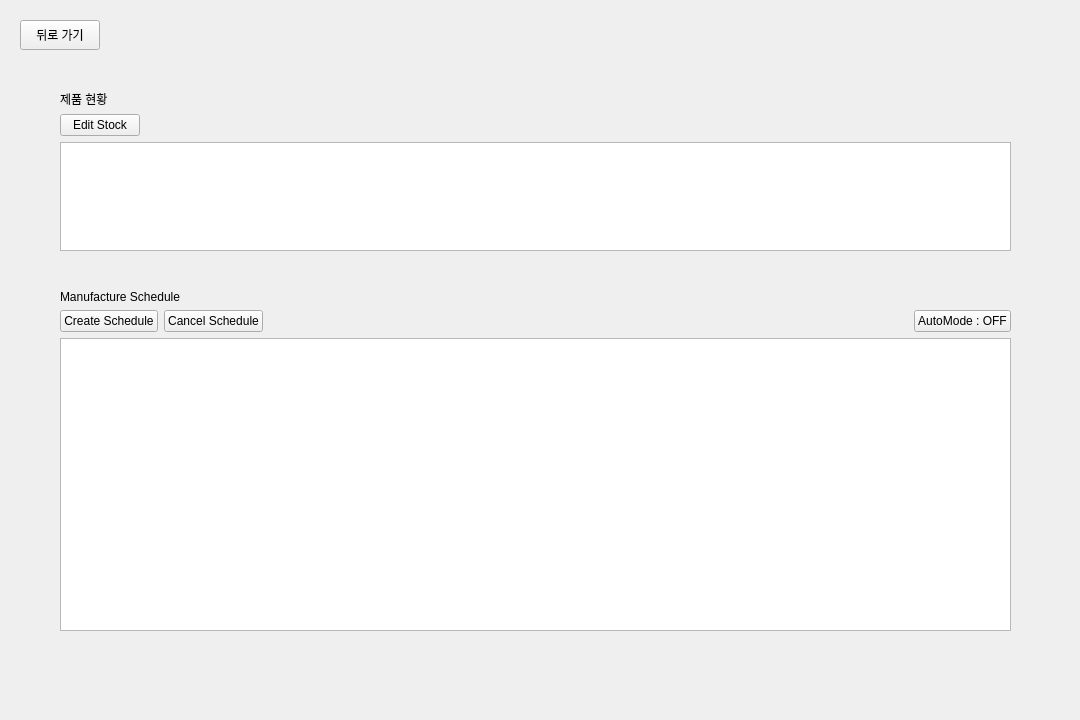
<?xml version="1.0" encoding="UTF-8"?>
<ui version="4.0">
 <class>ManufactureWidget</class>
 <widget class="QWidget" name="ManufactureWidget">
  <property name="geometry">
   <rect>
    <x>0</x>
    <y>0</y>
    <width>1080</width>
    <height>720</height>
   </rect>
  </property>
  <property name="windowTitle">
   <string>Form</string>
  </property>
  <widget class="QWidget" name="gridLayoutWidget">
   <property name="geometry">
    <rect>
     <x>60</x>
     <y>90</y>
     <width>951</width>
     <height>161</height>
    </rect>
   </property>
   <layout class="QGridLayout" name="gridLayout">
    <item row="0" column="0">
     <widget class="QLabel" name="label">
      <property name="text">
       <string>제품 현황</string>
      </property>
     </widget>
    </item>
    <item row="1" column="0">
     <layout class="QHBoxLayout" name="stock_button_layout">
      <item>
       <widget class="QPushButton" name="edit_stock_button">
        <property name="text">
         <string>Edit Stock</string>
        </property>
       </widget>
      </item>
      <item>
       <spacer name="horizontalSpacer">
        <property name="orientation">
         <enum>Qt::Orientation::Horizontal</enum>
        </property>
        <property name="sizeHint" stdset="0">
         <size>
          <width>0</width>
          <height>0</height>
         </size>
        </property>
       </spacer>
      </item>
     </layout>
    </item>
    <item row="2" column="0">
     <widget class="QTableWidget" name="manufacture_table">
      <property name="editTriggers">
       <set>QAbstractItemView::EditTrigger::NoEditTriggers</set>
      </property>
      <property name="selectionMode">
       <enum>QAbstractItemView::SelectionMode::SingleSelection</enum>
      </property>
      <property name="selectionBehavior">
       <enum>QAbstractItemView::SelectionBehavior::SelectRows</enum>
      </property>
     </widget>
    </item>
   </layout>
  </widget>
  <widget class="QWidget" name="gridLayoutWidget_2">
   <property name="geometry">
    <rect>
     <x>60</x>
     <y>290</y>
     <width>951</width>
     <height>341</height>
    </rect>
   </property>
   <layout class="QGridLayout" name="gridLayout_2">
    <item row="0" column="0">
     <widget class="QLabel" name="label_2">
      <property name="text">
       <string>Manufacture Schedule</string>
      </property>
     </widget>
    </item>
    <item row="1" column="0">
     <layout class="QHBoxLayout" name="schedule_button_layout">
      <item>
       <widget class="QPushButton" name="create_schedule_button">
        <property name="text">
         <string>Create Schedule</string>
        </property>
       </widget>
      </item>
      <item>
       <widget class="QPushButton" name="cancel_schedule_button">
        <property name="text">
         <string>Cancel Schedule</string>
        </property>
       </widget>
      </item>
      <item>
       <spacer name="horizontalSpacer_2">
        <property name="orientation">
         <enum>Qt::Orientation::Horizontal</enum>
        </property>
        <property name="sizeHint" stdset="0">
         <size>
          <width>0</width>
          <height>0</height>
         </size>
        </property>
       </spacer>
      </item>
      <item>
       <widget class="QPushButton" name="auto_button">
        <property name="text">
         <string>AutoMode : OFF</string>
        </property>
       </widget>
      </item>
     </layout>
    </item>
    <item row="2" column="0">
     <widget class="QTableWidget" name="schedule_table">
      <property name="editTriggers">
       <set>QAbstractItemView::EditTrigger::NoEditTriggers</set>
      </property>
      <property name="selectionMode">
       <enum>QAbstractItemView::SelectionMode::SingleSelection</enum>
      </property>
      <property name="selectionBehavior">
       <enum>QAbstractItemView::SelectionBehavior::SelectRows</enum>
      </property>
     </widget>
    </item>
   </layout>
  </widget>
  <widget class="QPushButton" name="Back_btn">
   <property name="geometry">
    <rect>
     <x>20</x>
     <y>20</y>
     <width>80</width>
     <height>30</height>
    </rect>
   </property>
   <property name="text">
    <string>뒤로 가기</string>
   </property>
  </widget>
 </widget>
 <resources/>
 <connections/>
</ui>
